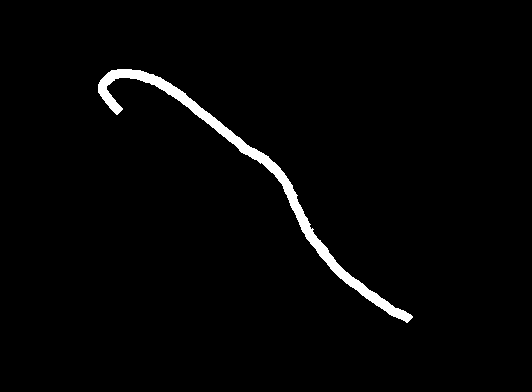
%> input picture FeaturesExtractions/test.bmp, 532 x 392 px
$ octave --eval "result = vessel_width(imread('test.bmp'));"   (GNU Octave 9; MATLAB toolbox functions it lacks are replaced by stand-ins)
%> lines starting %> are read from the running program, lines starting %| are printed output that depends on the picture; in (x1, y1, x2, y2) boxes, pixels count from 0 and x2, y2 are one past the last pixel; in counts of white or black regions, pixels touching at a corner belong together; the program's own positions count from 1
function thickness = vessel_width(BW)

%// Find all unique contours and assign them a unique ID.  Also determine how many there are
[lbl,N] = bwlabel(BW);
%> lbl: size 392x532 double; values 0 (black) and 1 (white), 2% white; 1 white region, box (x1, y1, x2, y2) and area: (98, 69, 413, 323) 4226
%> N = 1
%// Initialize an array that determines the thickness of each stroke
thickness = [];
%// Tolerance to collect distances
tol = 1;

%// For each stroke...
for idx = 1 : N
    %// Step #1
    cntr = lbl == idx; %// Get a mask that segments out that stroke only
    d = bwdist(~cntr); %// Find distance transform on inverse
    %// Step #2
    max_dist = max(d(:)); %// Get the maximum distance from stroke to edge
    dists = d(abs(d - max_dist) <= tol); %// Collect those distances within a tolerance
    maxDiameter  = 2 * max_dist;
    meanDiameter = 2 * mean(dists);
    thickness = [thickness;maxDiameter,meanDiameter];
%     [x, y] = find(d == max_dist);

end
%> this loop made 1 pass
%> (max_dist, maxDiameter, meanDiameter) on pass 1: (5.66, 11.31, 10.02)
%> pass 1, in vessel_width, `d = bwdist(~cntr);`:
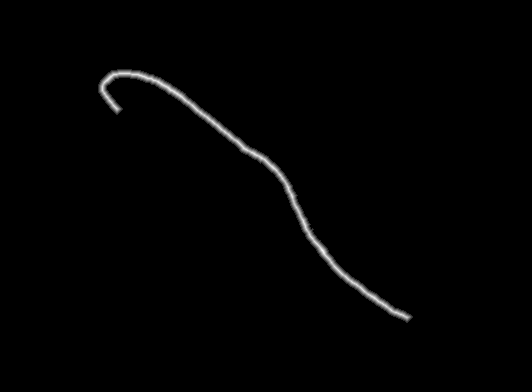
%> d: size 392x532 single; min 0, max 5.66, mean 0.0548; drawn with min black and max white
%> `result = vessel_width(imread('test.bmp'));`: result = [11.31 10.02]
end
